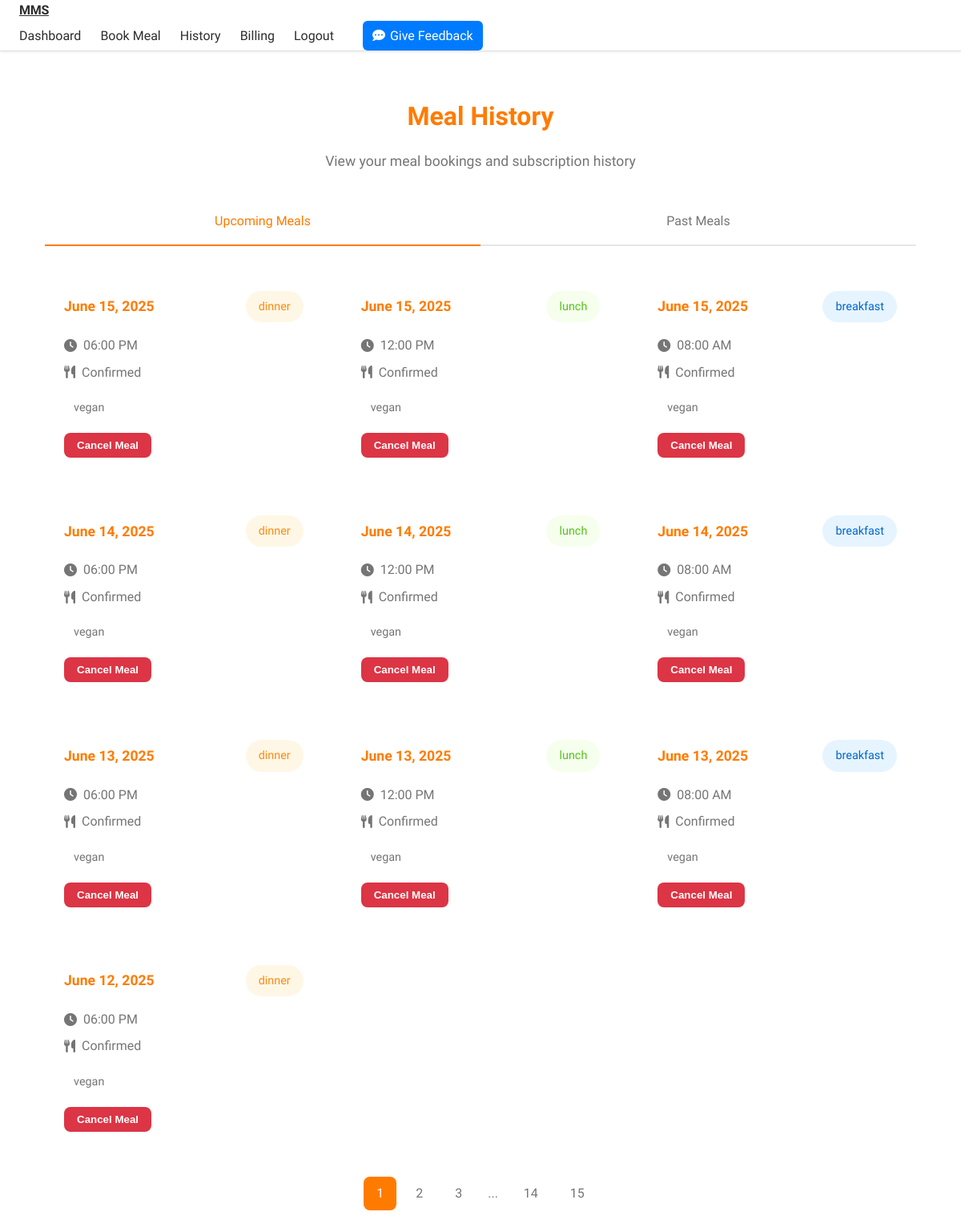
/meal-history (signed in), run on the app's committed database.
### models.py (models this page shows)
class Meal(db.Model):
    __tablename__ = 'meals'
    id = db.Column(db.Integer, primary_key=True)
    user_id = db.Column(db.Integer, db.ForeignKey('users.id'), nullable=False)
    meal_type = db.Column(db.String(20), nullable=False)  # breakfast, lunch, dinner
    meal_date = db.Column(db.DateTime, nullable=False)
    status = db.Column(db.String(20), default='pending')  # pending, confirmed, cancelled
    payment_status = db.Column(db.String(20), default='unpaid')  # unpaid, paid, refunded
    dietary_preferences = db.Column(db.String(200))
    created_at = db.Column(db.DateTime, default=datetime.utcnow)
    subscription_id = db.Column(db.Integer, db.ForeignKey('subscriptions.id'), nullable=True)

### routes/main.py (the view)
@main_bp.route('/meal-history')
@login_required
def meal_history():
    page = request.args.get('page', 1, type=int)
    status_filter = request.args.get('status', '')
    date_from = request.args.get('date_from', '')
    date_to = request.args.get('date_to', '')
    query = Meal.query.filter_by(user_id=current_user.id)
    if status_filter:
        query = query.filter_by(status=status_filter)
    if date_from:
        query = query.filter(Meal.meal_date >= datetime.strptime(date_from, '%Y-%m-%d'))
    if date_to:
        query = query.filter(Meal.meal_date <= datetime.strptime(date_to, '%Y-%m-%d'))
    meals = query.order_by(Meal.meal_date.desc()).paginate(
        page=page, per_page=10, error_out=False)
    return render_template('main/meal_history.html', meals=meals, now=datetime.utcnow())

### app.py (called while the page is built)
@login_manager.user_loader
def load_user(user_id):
    return User.query.get(int(user_id))

@app.before_request
def before_request():
    if current_user.is_authenticated:
        current_user.last_login = datetime.utcnow()
        db.session.commit()

### templates/main/meal_history.html (shortened to what this page needs)
{% extends "base.html" %}
{% block content %}
<div class="history-container">
    <div class="history-header">
        <h1 class="history-title">Meal History</h1>
        <p class="history-subtitle">View your meal bookings and subscription history</p>
    </div>
    <div class="history-tabs">
        <div class="history-tab active" data-content="upcoming">Upcoming Meals</div>
        <div class="history-tab" data-content="past">Past Meals</div>
    </div>
    <div id="upcoming" class="history-content active">
        <div class="meal-grid">
            {% set upcoming_meals = meals.items|selectattr('meal_date', 'ge', now)|list %}
            {% if not upcoming_meals %}
            <div class="glass-container no-meals">
                <h3>No upcoming meals</h3>
                <p>Book your next meal to see it here</p>
                <a href="{{ url_for('main.meal_booking') }}" class="action-btn">Book Now</a>
            </div>
            {% else %}
            {% for meal in upcoming_meals %}
            <div class="meal-card glass-container">
                <div class="meal-header">
                    <span class="meal-date">{{ meal.meal_date.strftime('%B %d, %Y') }}</span>
                    <span class="meal-type {{ meal.meal_type.lower() }}">{{ meal.meal_type }}</span>
                </div>
                <div class="meal-details">
                    <div class="meal-info">
                        <i class="fas fa-clock"></i>
                        <span>{{ meal.meal_date.strftime('%I:%M %p') }}</span>
                    </div>
                    <div class="meal-info">
                        <i class="fas fa-utensils"></i>
                        <span>{{ meal.status|title }}</span>
                    </div>
                    {% if meal.dietary_preferences %}
                    <div class="meal-preferences">
                        {% for pref in meal.dietary_preferences.split(',') %}
                        <span class="preference-tag">{{ pref.strip() }}</span>
                        {% endfor %}
                    </div>
                    {% endif %}
                    {% if meal.status != 'cancelled' and meal.meal_date > now %}
                    <form action="{{ url_for('main.cancel_meal', meal_id=meal.id) }}" method="POST" class="mt-3">
                        <button type="submit" class="btn btn-danger btn-sm" onclick="return confirm('Are you sure you want to cancel this meal?')">
                            Cancel Meal
                        </button>
                    </form>
                    {% endif %}
                </div>
            </div>
            {% endfor %}
            {% endif %}
        </div>
    </div>
            {% set past_meals = meals.items|selectattr('meal_date', 'lt', now)|list %}
    {% if meals.pages > 1 %}
    <div class="pagination-container">
        {% for page_num in meals.iter_pages(left_edge=2, left_current=2, right_current=2, right_edge=2) %}
        {% if page_num %}
            {% if page_num == meals.page %}
            <span class="page-item active">{{ page_num }}</span>
            {% else %}
            <a href="{{ url_for('main.meal_history', page=page_num) }}" class="page-item">{{ page_num }}</a>
            {% endif %}
        {% else %}
            <span class="page-item dots">...</span>
        {% endif %}
        {% endfor %}
    </div>
    {% endif %}
</div>
{% endblock %}

### static/css/apple.css (style rules this page uses)
:root { --primary-color: #ff7b00; --secondary-color: #4a4a4a; --success-color: #00c853; --danger-color: #ff3d00; --warning-color: #ffa000; --info-color: #00b0ff; --background: #ffffff; --card-background: #ffffff; --text-primary: #2d2d2d; --text-secondary: #757575; --border-color: #e0e0e0; --font-family: 'Inter', -apple-system, BlinkMacSystemFont, sans-serif; --font-size-xs: 0.75rem; --font-size-sm: 0.875rem; --font-size-base: 1rem; --font-size-lg: 1.125rem; --font-size-xl: 1.25rem; --font-size-2xl: 1.5rem; --spacing-xs: 0.375rem; --spacing-sm: 0.75rem; --spacing-md: 1rem; --spacing-lg: 1.5rem; --spacing-xl: 2rem; --nav-height: 64px; --container-max-width: 1280px; --border-radius-sm: 8px; --border-radius-md: 12px; --border-radius-lg: 16px; --border-radius-full: 9999px; }
body { background-color: var(--background); font-family: var(--font-family); -webkit-font-smoothing: antialiased; -moz-osx-font-smoothing: grayscale; line-height: 1.6; color: var(--text-primary); }
.btn { display: inline-flex; align-items: center; justify-content: center; padding: var(--spacing-sm) var(--spacing-lg); border-radius: var(--border-radius-md); font-weight: 600; transition: all 0.3s cubic-bezier(0.4, 0, 0.2, 1); gap: var(--spacing-sm); cursor: pointer; }

### templates/base.html (style rules this page uses)
* { margin: 0; padding: 0; box-sizing: border-box; }
body { font-family: "SF Pro Display", -apple-system, BlinkMacSystemFont, sans-serif; padding-top: calc(var(--nav-height) + var(--spacing-lg)); min-height: 100vh; background: var(--background); color: var(--text-primary); }

### templates/main/meal_history.html (style rules this page uses)
.history-container { max-width: 1200px; margin: 0 auto; padding: 2rem; }
.history-header { text-align: center; margin-bottom: 2rem; }
.history-title { color: var(--primary-color); font-size: 2rem; margin-bottom: 1rem; }
.history-subtitle { color: var(--text-secondary); font-size: 1.1rem; }
.history-tabs { display: flex; margin-bottom: 2rem; border-bottom: 2px solid #e5e7eb; }
.history-tab { flex: 1; padding: 1rem; text-align: center; cursor: pointer; font-weight: 500; color: var(--text-secondary); transition: all 0.3s ease; }
.history-tab.active { color: var(--primary-color); border-bottom: 2px solid var(--primary-color); margin-bottom: -2px; }
.history-content { display: none; }
.history-content.active { display: block; }
.meal-grid { display: grid; grid-template-columns: repeat(auto-fit, minmax(300px, 1fr)); gap: 1.5rem; margin-bottom: 2rem; }
.meal-card { padding: 1.5rem; }
.meal-header { display: flex; justify-content: space-between; align-items: center; margin-bottom: 1rem; }
.meal-date { font-size: 1.1rem; font-weight: 600; color: var(--primary-color); }
.meal-type { padding: 0.5rem 1rem; border-radius: 2rem; font-size: 0.9rem; font-weight: 500; }
.meal-type.breakfast { background: #e6f4ff; color: #0066cc; }
.meal-type.lunch { background: #f6ffed; color: #52c41a; }
.meal-type.dinner { background: #fff7e6; color: #fa8c16; }
.meal-details { margin-top: 1rem; }
.meal-info { display: flex; align-items: center; gap: 0.5rem; margin-bottom: 0.5rem; color: var(--text-secondary); }
.meal-preferences { display: flex; flex-wrap: wrap; gap: 0.5rem; margin-top: 1rem; }
.preference-tag { padding: 0.25rem 0.75rem; border-radius: 1rem; font-size: 0.9rem; background: var(--background-secondary); color: var(--text-secondary); }
.pagination-container { display: flex; justify-content: center; gap: 0.5rem; margin-top: 2rem; }
.page-item { padding: 0.5rem 1rem; border-radius: 0.5rem; background: var(--background-secondary); color: var(--text-secondary); text-decoration: none; transition: all 0.3s ease; }
.page-item.active { background: var(--primary-color); color: white; }
.page-item.dots { background: none; padding: 0.5rem; }
.btn-danger { background-color: #dc3545; color: white; border: none; padding: 0.5rem 1rem; border-radius: 0.5rem; cursor: pointer; transition: background-color 0.3s ease; }
.mt-3 { margin-top: 1rem; }

### data on the page
Meal: meal_date "June 15, 2025", meal_type "dinner", meal_date "06:00 PM", status "Confirmed", strip "vegan"
Meal: meal_date "June 15, 2025", meal_type "lunch", meal_date "12:00 PM", status "Confirmed", strip "vegan"
Meal: meal_date "June 15, 2025", meal_type "breakfast", meal_date "08:00 AM", status "Confirmed", strip "vegan"
Meal: meal_date "June 14, 2025", meal_type "dinner", meal_date "06:00 PM", status "Confirmed", strip "vegan"
Meal: meal_date "June 14, 2025", meal_type "lunch", meal_date "12:00 PM", status "Confirmed", strip "vegan"
Meal: meal_date "June 14, 2025", meal_type "breakfast", meal_date "08:00 AM", status "Confirmed", strip "vegan"
Meal: meal_date "June 13, 2025", meal_type "dinner", meal_date "06:00 PM", status "Confirmed", strip "vegan"
Meal: meal_date "June 13, 2025", meal_type "lunch", meal_date "12:00 PM", status "Confirmed", strip "vegan"
Meal: meal_date "June 13, 2025", meal_type "breakfast", meal_date "08:00 AM", status "Confirmed", strip "vegan"
Meal: meal_date "June 12, 2025", meal_type "dinner", meal_date "06:00 PM", status "Confirmed", strip "vegan"

### other printed values
{{ page_num }} "1"
{{ page_num }} "2" "3" "14" "15"
